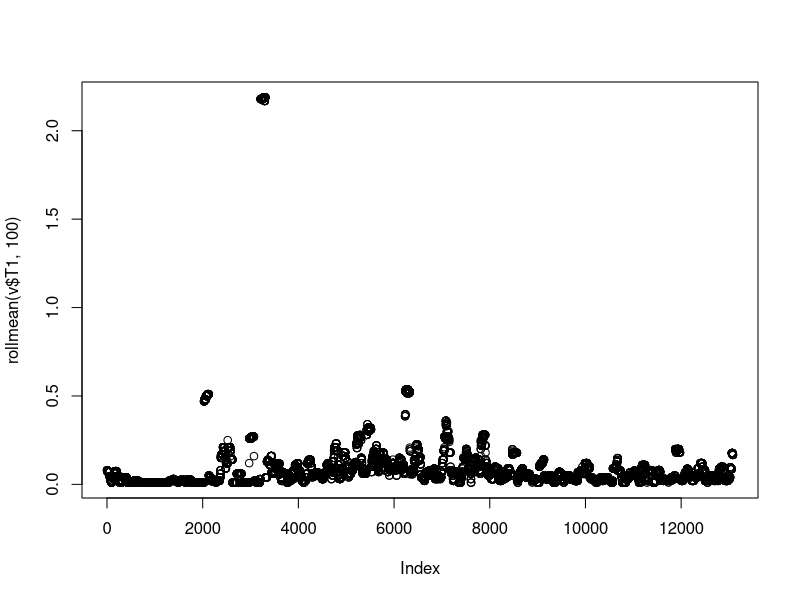
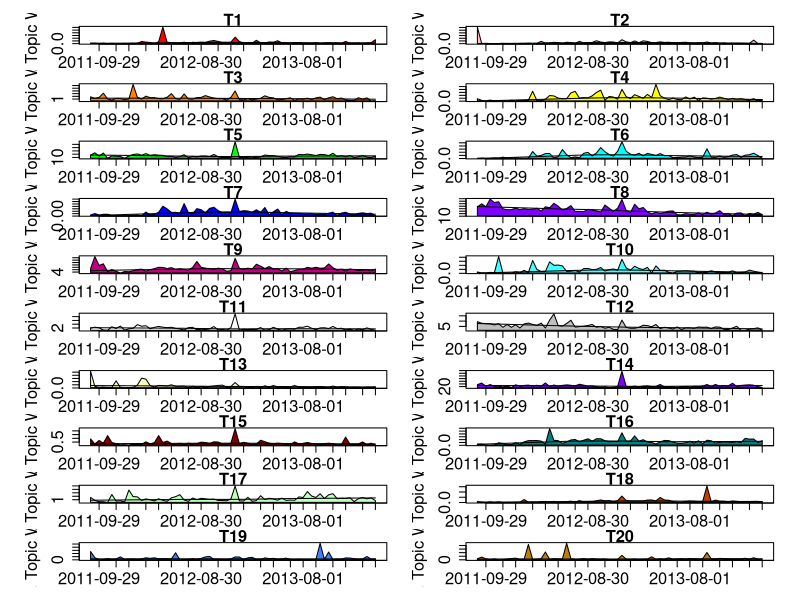

Here is the R script that generated these plots, in order:
library(zoo)

v<-read.csv("out/document_topic_map.csv", header=T)
vd<-read.csv("out/doc_date.csv", header=T)
length(v$Doc[v$Doc == vd$Doc]) == length(v$Doc)
v$utime = vd$utime
v$date = vd$date
v$day = vd$day

colors <- c(
            "#ff0000",
            "#ffbfbf",
            "#ff8000",
            "#ffff00",
            "#00ff00",
            "#00ffff",
            "#0000ff",
            "#8000ff",
            "#bf0080",
            "#40ffff",
            "#ffffff",
            "#bfbfbf",
            "#ffffbf",
            "#8000ff",
            "#800000",
            "#008080",
            "#bfffbf",
            "#bf4000",
            "#4080ff",
            "#bf8000"
            )



plot(rollmean(v$T1,100))

dateRange <- function(days) {
  days <- as.Date(days)
  as.Date(min(days):max(days))
}

everynth <- function(l , n) {
  l[1:length(l) %% n == 0]
}

avgperday <- function(v,vday,column, minreplace=0) {
  days <- unique(vday)
  x <- sapply(days, function(day) { mean(v[vday==day,column]) })
  x[!is.finite(x)] <- minreplace
  z <- c()
  z$days <- days
  z$x <- x
  z
}
polyplot <- function(l,xlabels=c(),
                     ourTitle = "title",
                     color = "aquamarine",
                     ylabel = "Avg. Topic Weight",
                     xlabel = "Time",
                     borderColor = "black",
                     nlabels = 20) {
  below <- 1
  lx <- c(1:(length(l)))
  xx <- c(lx,rev(lx))
  ml <- min(l)
  maxl <- max(l)
  yy <- c(l, l*0+ml)
  plot(c(),xlim=c(1,length(l)),ylim=c(ml,maxl),xaxt="n",ylab=ylabel,xlab=xlabel,main=ourTitle)
  if (length(l) > nlabels) {
    n <- length(l)
    nlx <- round(lx*(n/nlabels))
    axis(below, nlx, xlabels[nlx])
  } else {
    axis(below, lx, xlabels)
  }
  #polygon(xx,yy,col="aquamarine",border="darkgreen",lty=2)
  polygon(xx,yy,col=color,border=borderColor,lty=1)  
}

zeromean <- function(l) {
    if (length(l)==0) {
        return(0)
    } else {
        return(mean(l))
    }
}

topics <- names(v)[2:21]


svg("Everything.svg",width=17,height=22)
par(mfrow=c(10,2))
par(oma=c(1,1,1,1))
par(mar=c(2,5,1,1))
par(cex.lab=1.5, cex.axis=1.5, cex.main=1.5, cex.sub=1.5)
sapply(c(1:20), function(topic) {
    ttopic = paste(c("T",topic),collapse="",sep="")
    file <- paste(c(ttopic, ".svg"),collapse="",sep="")
    #svg(file,width=8.5,height=4)
    n <- 14
    ldays <- everynth(dateRange(v$day),n)
    v$dd <- as.Date(v$day)
    f <- zeromean
    vals <- sapply(ldays, function(day) { f(v[v$dd >= as.Date(day) & v$dd < as.Date(day)+n, ttopic]) })
    polyplot(vals, ldays, ourTitle = ttopic, color=colors[topic])
    lines(lowess(vals))
    #dev.off()
})
dev.off()
